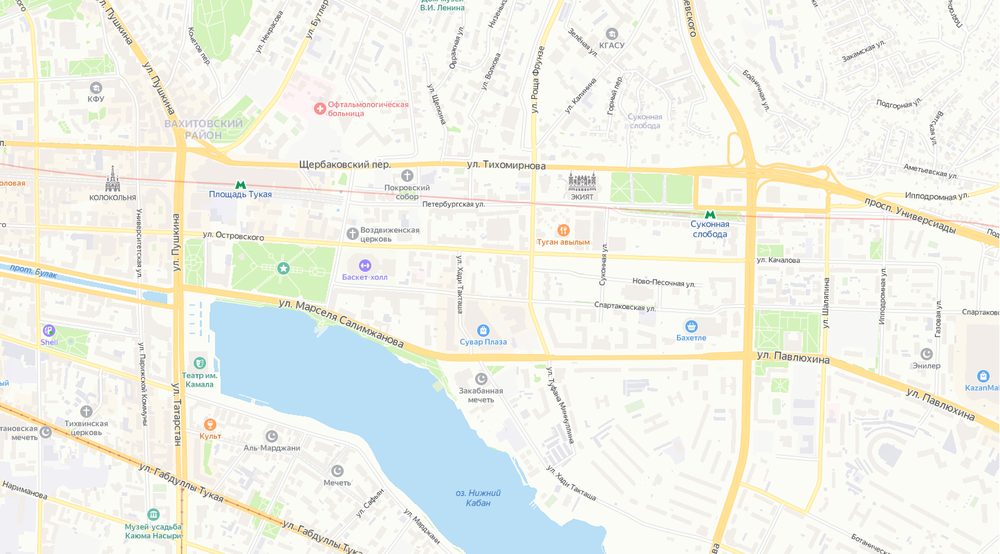
#> input picture OpencvPython/Resources/map.png, 1000 x 554 px, shrunk from 1446 x 801 before the run
$ python test.py
#> lines starting #> are read from the running program, lines starting #| are printed output that depends on the picture
import cv2
import numpy as np

img = cv2.imread("../../Resources/map.png")
#> img is the input picture: shape (554, 1000, 3); mean B, G, R 233, 241, 239.9

kernel = np.array([
    [-0.5, -0.5, -0.5,-0.5,-0.5, -0.5,-0.5,-0.5,-0.5,-0.5,-0.5, -0.5,-0.5,-0.5,-0.5,-0.5, 17,-0.5,-0.5,-0.5,-0.5,-0.5,-0.5,-0.5,-0.5,-0.5,-0.5,-0.5,-0.5,-0.5,-0.5,-0.5,-0.5 ]
])

out = cv2.filter2D(img, -1, kernel)
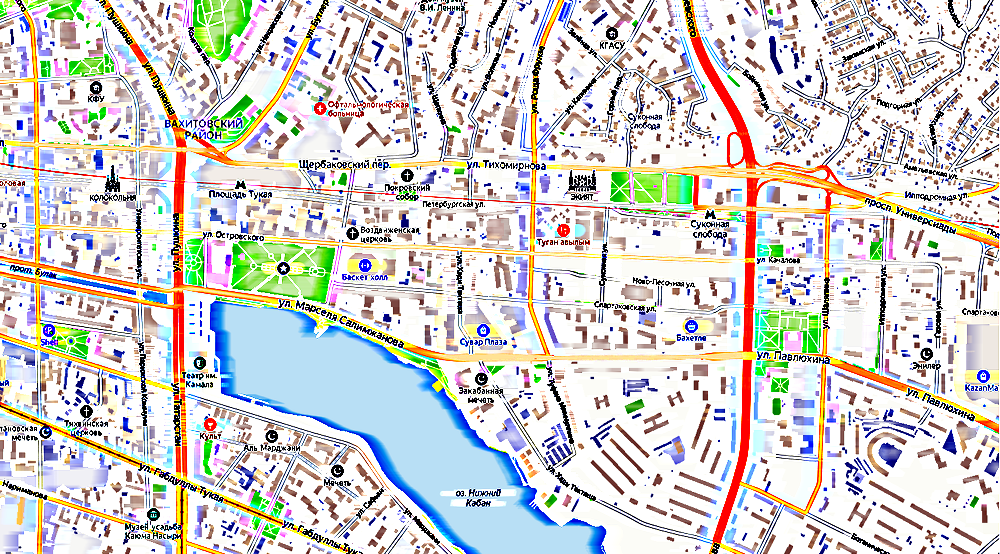
#> out: shape (554, 1000, 3); mean B, G, R 203.7, 207.4, 209.3


cv2.imshow("Filtered", out)
cv2.waitKey()

$ run again, with OpencvPython/Resources/1.jpg saved as OpencvPython/Resources/map.png
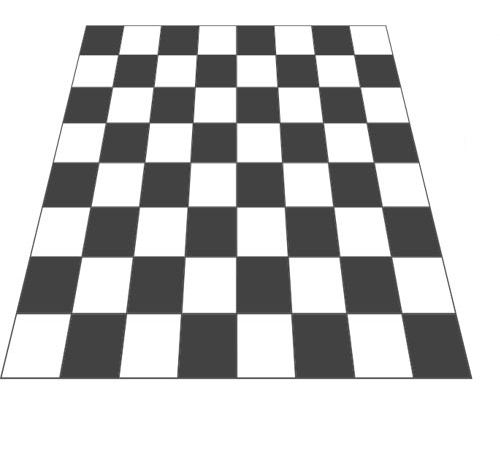
#> input picture OpencvPython/Resources/1.jpg, 500 x 461 px
#> img is the input picture: shape (461, 500, 3); min 42, max 255, mean 196.6
#> `out = cv2.filter2D(img, -1, kernel)`:
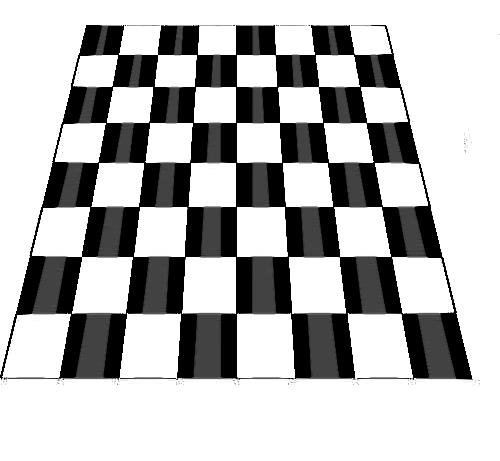
#> out: shape (461, 500, 3); min 0, max 255, mean 183.1
